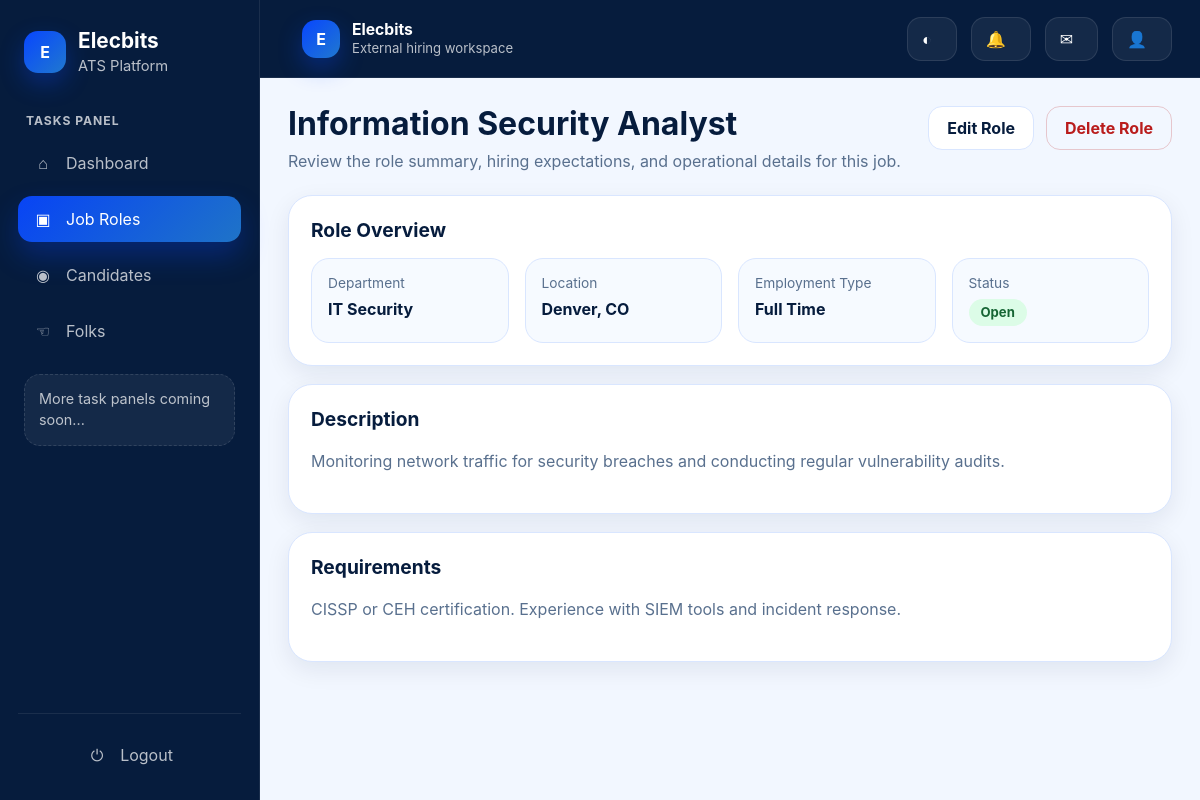
The app's page /jobs/7/ (signed in) with its own data.
### apps/jobs/models.py (models this page shows, shortened)
class Job(TimeStampedModel, SoftDeleteModel):
    class EmploymentType(models.TextChoices):
        FULL_TIME = 'full_time', 'Full Time'
        PART_TIME = 'part_time', 'Part Time'
        INTERN = 'intern', 'Intern'
        CONTRACT = 'contract', 'Contract'
    class JobStatus(models.TextChoices):
        DRAFT = 'draft', 'Draft'
        OPEN = 'open', 'Open'
        CLOSED = 'closed', 'Closed'
        ON_HOLD = 'on_hold', 'On Hold'
    title = models.CharField(max_length=255)
    department = models.CharField(max_length=100)
    location = models.CharField(max_length=150, blank=True)
    employment_type = models.CharField(max_length=20, choices=EmploymentType.choices, default=EmploymentType.FULL_TIME)
    experience_min_years = models.PositiveIntegerField(default=0)
    experience_max_years = models.PositiveIntegerField(default=0)
    description = models.TextField()
    requirements = models.TextField(blank=True)
    status = models.CharField(max_length=20, choices=JobStatus.choices, default=JobStatus.DRAFT)
    created_by = models.ForeignKey(settings.AUTH_USER_MODEL, on_delete=models.SET_NULL, null=True, blank=True, related_name='jobs_created')
    class Meta:
        ordering = ['-created_at']

### apps/jobs/views.py (the view)
# urls.py: path('<int:pk>/', JobDetailView.as_view(), name='detail'),
class JobDetailView(LoginRequiredMixin, DetailView):
    model = Job
    template_name = 'jobs/detail.html'
    context_object_name = 'job'

### apps/accounts/models.py (called while the page is built)
    def get_full_name(self):
        return self.full_name or self.email

### templates/jobs/detail.html (shortened to what this page needs)
{% extends 'base.html' %}
{% block content %}
<section class="page-header">
  <div>
    <h1>{{ job.title }}</h1>
    <p>Review the role summary, hiring expectations, and operational details for this job.</p>
  </div>
  <div class="page-actions">
    <a href="{% url 'jobs:edit' job.pk %}" class="btn btn-secondary">Edit Role</a>
    <a href="{% url 'jobs:delete' job.pk %}" class="btn btn-danger">Delete Role</a>
  </div>
</section>
<section class="job-detail-layout">
  <article class="info-card">
    <h2 class="section-title">Role Overview</h2>
    <div class="overview-grid">
      <div class="overview-item">
        <span class="overview-label">Department</span>
        <span class="overview-value">{{ job.department }}</span>
      </div>
      <div class="overview-item">
        <span class="overview-label">Location</span>
        <span class="overview-value">{{ job.location|default:"-" }}</span>
      </div>
      <div class="overview-item">
        <span class="overview-label">Employment Type</span>
        <span class="overview-value">{{ job.get_employment_type_display }}</span>
      </div>
      <div class="overview-item">
        <span class="overview-label">Status</span>
        <span class="badge badge-{{ job.status }}">{{ job.get_status_display }}</span>
      </div>
    </div>
  </article>
  <article class="info-card">
    <h3 class="section-title">Description</h3>
    <div class="rich-copy">{{ job.description|default:"No description available."|linebreaks }}</div>
  </article>
  <article class="info-card">
    <h3 class="section-title">Requirements</h3>
    <div class="rich-copy">{{ job.requirements|default:"No requirements added yet."|linebreaks }}</div>
  </article>
</section>
{% endblock %}

### templates/base.html (style rules this page uses)
:root { --font-sans: Inter, "Segoe UI", Roboto, Arial, sans-serif; --radius-sm: 10px; --radius-md: 16px; --radius-lg: 24px; --shadow-sm: 0 8px 24px rgba(6, 28, 61, 0.08); --shadow-md: 0 18px 40px rgba(6, 28, 61, 0.12); --transition: 180ms ease; --sidebar-width: 260px; --actionbar-height: 78px; }
html[data-theme="light"] { --bg: #F2F7FF; --nav-bg: #061C3D; --nav-border: rgba(255,255,255,0.08); --nav-text: #FFFFFF; --nav-text-muted: rgba(255,255,255,0.72); --surface: #FFFFFF; --surface-alt: #F6FAFF; --surface-soft: #EEF4FF; --border: #D9E6FF; --text: #061C3D; --text-muted: #59708E; --primary: #0846FF; --primary-hover: #0637CC; --primary-soft: #E3ECFF; --success-soft: #DCFCE7; --warning-soft: #FEF3C7; --danger-soft: #FEE2E2; --info-soft: #DBEAFE; --table-row: #FBFDFF; --table-row-hover: #F2F7FF; --input-bg: #FFFFFF; }
* { box-sizing: border-box; }
html, body { margin: 0; min-height: 100%; font-family: var(--font-sans); background: var(--bg); color: var(--text); }
body { transition: background var(--transition), color var(--transition); }
a { color: inherit; text-decoration: none; }
.page-header { display: flex; align-items: flex-start; justify-content: space-between; gap: 20px; margin-bottom: 24px; flex-wrap: wrap; }
.page-header h1 { margin: 0; font-size: 2rem; line-height: 1.1; color: var(--text); }
.page-header p { margin: 10px 0 0; color: var(--text-muted); max-width: 780px; }
.page-actions { display: flex; align-items: center; gap: 12px; flex-wrap: wrap; }
.card, .table-card, .stat-card, .info-card { background: var(--surface); border: 1px solid var(--border); border-radius: var(--radius-lg); box-shadow: var(--shadow-sm); }
.card, .info-card, .table-card, .stat-card { padding: 22px; }
.section-title { margin: 0 0 16px; font-size: 1.2rem; color: var(--text); }
.badge { display: inline-flex; align-items: center; padding: 7px 12px; border-radius: 999px; font-size: 0.82rem; font-weight: 700; line-height: 1; white-space: nowrap; }
.badge-open { background: var(--success-soft); color: #166534; }
.btn { border: none; border-radius: 14px; height: 44px; padding: 0 18px; display: inline-flex; align-items: center; justify-content: center; gap: 10px; cursor: pointer; transition: transform var(--transition), background var(--transition), color var(--transition); font-weight: 700; }
.btn-secondary { background: var(--surface); color: var(--text); border: 1px solid var(--border); }
.btn-danger { background: transparent; color: #B91C1C; border: 1px solid rgba(185,28,28,0.22); }

### templates/jobs/detail.html (style rules this page uses)
.overview-grid { display: grid; grid-template-columns: repeat(4, minmax(0, 1fr)); gap: 16px; }
.overview-item { padding: 16px; border-radius: 18px; border: 1px solid var(--border); background: var(--surface-alt, var(--surface)); }
.overview-label { display: block; color: var(--text-muted); font-size: 0.86rem; margin-bottom: 8px; }
.overview-value { display: block; color: var(--text); font-weight: 700; }
.job-detail-layout { display: flex; flex-direction: column; gap: 18px; }
.rich-copy { color: var(--text-muted); line-height: 1.75; }

### records on screen
Job: title "Information Security Analyst", department "IT Security", location "Denver, CO", employment_type "Full Time", status "Open", description "Monitoring network traffic for security breaches and conducting regular vulnerability audits.", requirements "CISSP or CEH certification. Experience with SIEM tools and incident response."
